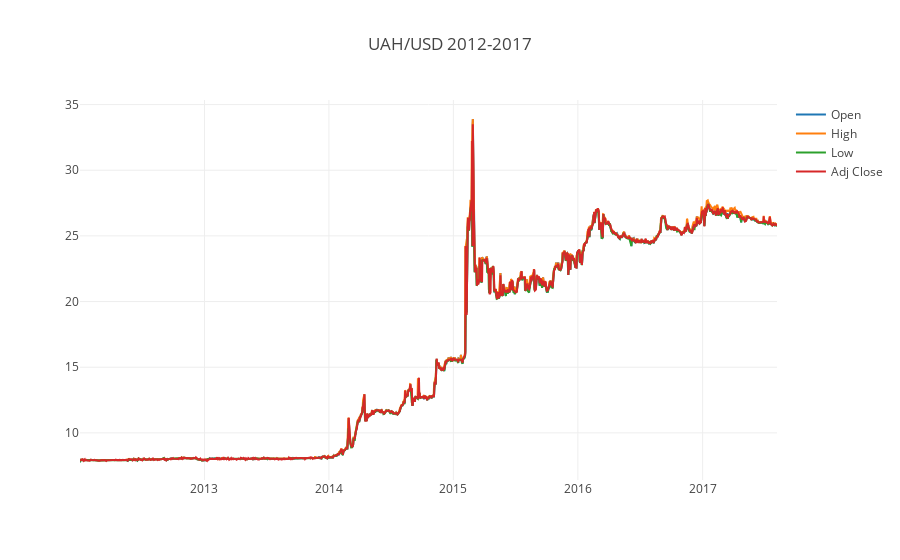

Notebook code cell kept with this figure:
### Code cell
plotly_df(trend_df[['Open', 'High', 'Low', 'Adj Close']], title='UAH/USD 2012-2017')

### Figure 1 — Plotly figure (JSON) as saved in the notebook; plotly's stock layout.template omitted (floating-point values rounded to 4 significant figures; data arrays with more than 128 entries replaced by an {"elided": "..."} marker saying what was removed)
{"data": [{"mode": "lines", "name": "Open", "type": "scatter", "x": {"elided": "1459 str values"}, "y": {"elided": "1459 float values"}}, {"mode": "lines", "name": "High", "type": "scatter", "x": {"elided": "1459 str values"}, "y": {"elided": "1459 float values"}}, {"mode": "lines", "name": "Low", "type": "scatter", "x": {"elided": "1459 str values"}, "y": {"elided": "1459 float values"}}, {"mode": "lines", "name": "Adj Close", "type": "scatter", "x": {"elided": "1459 str values"}, "y": {"elided": "1459 float values"}}], "layout": {"title": "UAH/USD 2012-2017"}}
